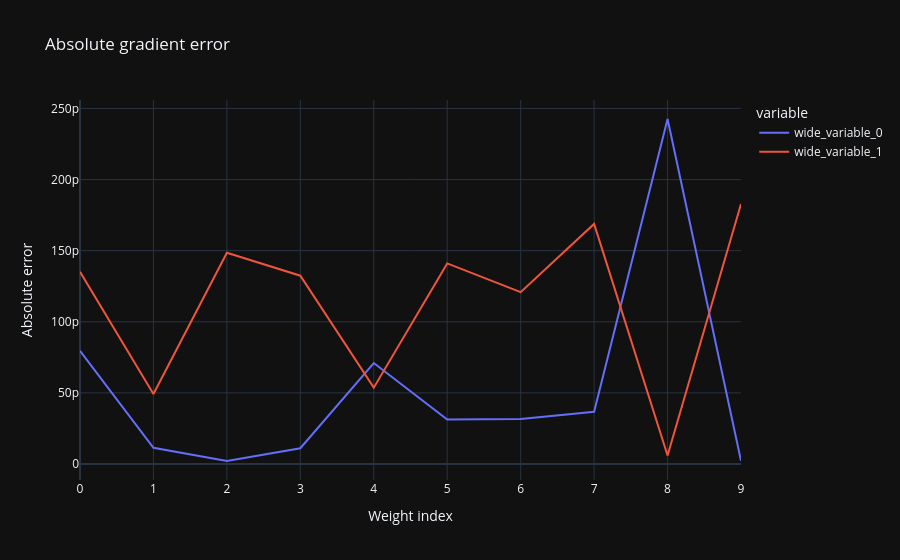

The code cell stored with this chart in its notebook:
### Code cell
dW1 = np.asarray(dW1)
dW2 = np.asarray(dW2)
fda_list_w1 = np.asarray(fda_list_w1)
fda_list_w2 = np.asarray(fda_list_w2)

absolute_error_w1 = np.abs(dW1 - fda_list_w1)
absolute_error_w2 = np.abs(dW2 - fda_list_w2)
fig = px.line(y = [absolute_error_w1, absolute_error_w2], title='Absolute gradient error')
fig.update_layout(xaxis_title='Weight index', yaxis_title='Absolute error', template='plotly_dark', 
                 showlegend=True)
fig.show()

### Figure 1 — Plotly figure (JSON) as saved in the notebook; plotly's stock layout.template omitted (floating-point values rounded to 4 significant figures)
{"data": [{"hovertemplate": "variable=wide_variable_0<br>index=%{x}<br>value=%{y}<extra></extra>", "legendgroup": "wide_variable_0", "line": {"color": "#636efa", "dash": "solid"}, "marker": {"symbol": "circle"}, "mode": "lines", "name": "wide_variable_0", "orientation": "v", "showlegend": true, "type": "scatter", "x": [0, 1, 2, 3, 4, 5, 6, 7, 8, 9], "xaxis": "x", "y": [7.959e-11, 1.144e-11, 2.109e-12, 1.109e-11, 7.1e-11, 3.124e-11, 3.168e-11, 3.668e-11, 2.426e-10, 2.326e-12], "yaxis": "y"}, {"hovertemplate": "variable=wide_variable_1<br>index=%{x}<br>value=%{y}<extra></extra>", "legendgroup": "wide_variable_1", "line": {"color": "#EF553B", "dash": "solid"}, "marker": {"symbol": "circle"}, "mode": "lines", "name": "wide_variable_1", "orientation": "v", "showlegend": true, "type": "scatter", "x": [0, 1, 2, 3, 4, 5, 6, 7, 8, 9], "xaxis": "x", "y": [1.352e-10, 4.923e-11, 1.486e-10, 1.324e-10, 5.369e-11, 1.41e-10, 1.208e-10, 1.688e-10, 5.951e-12, 1.828e-10], "yaxis": "y"}], "layout": {"legend": {"title": {"text": "variable"}, "tracegroupgap": 0}, "showlegend": true, "title": {"text": "Absolute gradient error"}, "xaxis": {"anchor": "y", "domain": [0, 1], "title": {"text": "Weight index"}}, "yaxis": {"anchor": "x", "domain": [0, 1], "title": {"text": "Absolute error"}}}}
